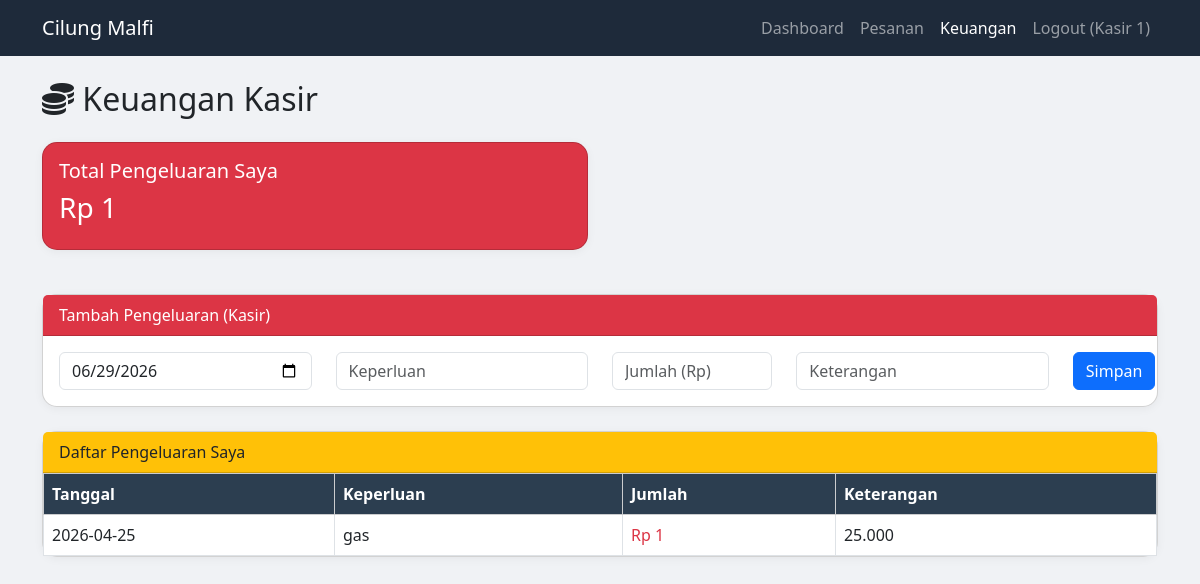
Screenshot of /keuangan.php (signed in) with the database file from the repository.
### tables this page shows
CREATE TABLE `pengeluaran` (
  `id` int(11) NOT NULL,
  `tanggal` date NOT NULL,
  `keperluan` varchar(100) NOT NULL,
  `jumlah` decimal(10,2) NOT NULL,
  `keterangan` text DEFAULT NULL,
  `user_id` int(11) DEFAULT NULL
);

### keuangan.php (the view, shortened to what this page needs)
<?php
include 'config.php';
$role = $_SESSION['role'];
$user_id = $_SESSION['user_id'];
if($role == 'admin') {
    $pemasukanAdmin = $conn->query("SELECT pem.tanggal, p.nama_pembeli, GROUP_CONCAT(CONCAT(d.rasa, '(', d.jumlah_porsi, ')') SEPARATOR ', ') AS daftar_rasa, SUM(pem.jumlah) AS total, pem.keterangan FROM pemasukan pem JOIN pesanan p ON pem.pesanan_id = p.id JOIN detail_pesanan d ON p.id = d.pesanan_id JOIN users u ON p.user_id = u.id WHERE u.role = 'admin' GROUP BY pem.pesanan_id ORDER BY pem.tanggal DESC, p.id DESC");
    $totalPemasukanAdmin = $conn->query("SELECT SUM(pem.jumlah) as total FROM pemasukan pem JOIN pesanan p ON pem.pesanan_id = p.id JOIN users u ON p.user_id = u.id WHERE u.role = 'admin'")->fetch_assoc()['total'] ?? 0;
    $pemasukanKasir = $conn->query("SELECT pem.tanggal, p.nama_pembeli, GROUP_CONCAT(CONCAT(d.rasa, '(', d.jumlah_porsi, ')') SEPARATOR ', ') AS daftar_rasa, SUM(pem.jumlah) AS total, pem.keterangan FROM pemasukan pem JOIN pesanan p ON pem.pesanan_id = p.id JOIN detail_pesanan d ON p.id = d.pesanan_id JOIN users u ON p.user_id = u.id WHERE u.role = 'kasir' GROUP BY pem.pesanan_id ORDER BY pem.tanggal DESC, p.id DESC");
    $totalPemasukanKasir = $conn->query("SELECT SUM(pem.jumlah) as total FROM pemasukan pem JOIN pesanan p ON pem.pesanan_id = p.id JOIN users u ON p.user_id = u.id WHERE u.role = 'kasir'")->fetch_assoc()['total'] ?? 0;
    $pengeluaranAdmin = $conn->query("SELECT p.*, u.username FROM pengeluaran p JOIN users u ON p.user_id = u.id WHERE u.role = 'admin' ORDER BY p.tanggal DESC, p.id DESC");
    $totalPengeluaranAdmin = $conn->query("SELECT SUM(jumlah) as total FROM pengeluaran WHERE user_id IN (SELECT id FROM users WHERE role='admin')")->fetch_assoc()['total'] ?? 0;
    $pengeluaranKasir = $conn->query("SELECT p.*, u.username FROM pengeluaran p JOIN users u ON p.user_id = u.id WHERE u.role = 'kasir' ORDER BY p.tanggal DESC, p.id DESC");
    $totalPengeluaranKasir = $conn->query("SELECT SUM(jumlah) as total FROM pengeluaran WHERE user_id IN (SELECT id FROM users WHERE role='kasir')")->fetch_assoc()['total'] ?? 0;
    $totalPemasukan = $totalPemasukanAdmin + $totalPemasukanKasir;
    $totalPengeluaran = $totalPengeluaranAdmin + $totalPengeluaranKasir;
    $saldo = $totalPemasukan - $totalPengeluaran;
}
else {
    $pengeluaranSaya = $conn->query("SELECT * FROM pengeluaran WHERE user_id = $user_id ORDER BY tanggal DESC, id DESC");
    $totalPengeluaranSaya = $conn->query("SELECT SUM(jumlah) as total FROM pengeluaran WHERE user_id = $user_id")->fetch_assoc()['total'] ?? 0;
}
?>
<!DOCTYPE html>
<html lang="id">
<head>
    <link href="https://cdn.jsdelivr.net/npm/bootstrap@5.3.0/dist/css/bootstrap.min.css" rel="stylesheet">
    <link rel="stylesheet" href="https://cdnjs.cloudflare.com/ajax/libs/font-awesome/6.0.0/css/all.min.css">
</head>
<body>
<nav class="navbar navbar-expand-lg navbar-dark">
    <div class="container">
        <a class="navbar-brand" href="index.php">Cilung Malfi</a>
        <ul class="navbar-nav ms-auto">
            <li class="nav-item"><a class="nav-link" href="index.php">Dashboard</a></li>
            <li class="nav-item"><a class="nav-link" href="pesanan.php">Pesanan</a></li>
            <li class="nav-item"><a class="nav-link active" href="keuangan.php">Keuangan</a></li>
            <li class="nav-item"><a class="nav-link" href="logout.php">Logout (<?= $_SESSION['nama_lengkap'] ?>)</a></li>
        </ul>
    </div>
</nav>
<div class="container mt-4">
    <?php if($role == 'admin'): ?>
        <h2 class="mb-4"><i class="fas fa-chart-line"></i> Laporan Keuangan (Pisah Admin & Kasir)</h2>
        <div class="row mb-4">
            <div class="col-md-4"><div class="card bg-primary text-white p-3"><h5>Total Pemasukan</h5><h3>Rp <?= number_format($totalPemasukan,0,',','.') ?></h3><small>Admin: Rp <?= number_format($totalPemasukanAdmin,0,',','.') ?> | Kasir: Rp <?= number_format($totalPemasukanKasir,0,',','.') ?></small></div></div>
            <div class="col-md-4"><div class="card bg-danger text-white p-3"><h5>Total Pengeluaran</h5><h3>Rp <?= number_format($totalPengeluaran,0,',','.') ?></h3><small>Admin: Rp <?= number_format($totalPengeluaranAdmin,0,',','.') ?> | Kasir: Rp <?= number_format($totalPengeluaranKasir,0,',','.') ?></small></div></div>
            <div class="col-md-4"><div class="card bg-success text-white p-3"><h5>Saldo</h5><h3>Rp <?= number_format($saldo,0,',','.') ?></h3></div></div>
        </div>
        <div class="card">
            <div class="card-header bg-danger text-white">Tambah Pengeluaran (Sebagai Admin)</div>
            <div class="card-body">
                <form method="POST">
                    <input type="hidden" name="tambah_pengeluaran" value="1">
                    <div class="row">
                        <div class="col-md-3"><input type="date" name="tanggal" class="form-control" value="<?= date('Y-m-d') ?>" required></div>
                        <div class="col-md-3"><input type="text" name="keperluan" class="form-control" placeholder="Keperluan" required></div>
                        <div class="col-md-2"><input type="number" name="jumlah" class="form-control" placeholder="Jumlah (Rp)" required></div>
                        <div class="col-md-3"><input type="text" name="keterangan" class="form-control" placeholder="Keterangan"></div>
                        <div class="col-md-1"><button type="submit" class="btn btn-primary">Simpan</button></div>
                    </div>
                </form>
            </div>
        </div>
        <div class="section-title admin-title mt-4"><h4><i class="fas fa-user-tie text-primary"></i> Pemasukan dari Admin (Owner)</h4></div>
        <div class="card"><div class="card-body p-0"><div class="table-responsive" style="max-height: 300px;"><table class="table table-sm table-bordered mb-0"><thead class="table-secondary"><tr><th>Tanggal</th><th>Pembeli</th><th>Rasa & Jumlah</th><th>Total</th><th>Keterangan</th></tr></thead><tbody><?php while($row=$pemasukanAdmin->fetch_assoc()): ?><td><?= $row['tanggal'] ?></td><td><?= htmlspecialchars($row['nama_pembeli']) ?></td><td><?= $row['daftar_rasa'] ?><td><td class="text-success">Rp <?= number_format($row['total'],0,',','.') ?></td><td><?= htmlspecialchars($row['keterangan']) ?></td><?php endwhile; if($pemasukanAdmin->num_rows==0) echo '<td colspan="5">Belum ada'; ?></tbody></table></div></div></div>
        <div class="section-title kasir-title"><h4><i class="fas fa-user-friends text-warning"></i> Pemasukan dari Kasir</h4></div>
        <div class="card"><div class="card-body p-0"><div class="table-responsive" style="max-height: 300px;"><table class="table table-sm table-bordered mb-0"><thead class="table-secondary"><tr><th>Tanggal</th><th>Pembeli</th><th>Rasa & Jumlah</th><th>Total</th><th>Keterangan</th></tr></thead><tbody><?php while($row=$pemasukanKasir->fetch_assoc()): ?><td><?= $row['tanggal'] ?></td><td><?= htmlspecialchars($row['nama_pembeli']) ?></td><td><?= $row['daftar_rasa'] ?><td><td class="text-success">Rp <?= number_format($row['total'],0,',','.') ?></td><td><?= htmlspecialchars($row['keterangan']) ?></td><?php endwhile; if($pemasukanKasir->num_rows==0) echo '<td colspan="5">Belum ada'; ?></tbody></table></div></div></div>
        <div class="section-title admin-title"><h4><i class="fas fa-user-tie text-primary"></i> Pengeluaran oleh Admin</h4></div>
        <div class="card"><div class="card-body p-0"><div class="table-responsive" style="max-height: 300px;"><table class="table table-sm table-bordered mb-0"><thead class="table-secondary"><tr><th>Tanggal</th><th>Keperluan</th><th>Jumlah</th><th>Keterangan</th><th>Aksi</th></tr></thead><tbody><?php while($row=$pengeluaranAdmin->fetch_assoc()): ?><tr><td><?= $row['tanggal'] ?></td><td><?= $row['keperluan'] ?></td><td class="text-danger">Rp <?= number_format($row['jumlah'],0,',','.') ?></td><td><?= $row['keterangan'] ?></td><td><a href="keuangan.php?hapus_pengeluaran=<?= $row['id'] ?>" class="btn btn-sm btn-danger" onclick="return confirm('Hapus?')">Hapus</a> <button class="btn btn-sm btn-info" data-bs-toggle="modal" data-bs-target="#editAdmin<?= $row['id'] ?>">Edit</button><div class="modal fade" id="editAdmin<?= $row['id'] ?>"><div class="modal-dialog"><div class="modal-content"><form method="POST"><div class="modal-body"><input type="hidden" name="id" value="<?= $row['id'] ?>"><label>Tanggal</label><input type="date" name="tanggal" class="form-control" value="<?= $row['tanggal'] ?>"><label>Keperluan</label><input type="text" name="keperluan" class="form-control" value="<?= $row['keperluan'] ?>"><label>Jumlah</label><input type="number" name="jumlah" class="form-control" value="<?= $row['jumlah'] ?>"><label>Keterangan</label><input type="text" name="keterangan" class="form-control" value="<?= $row['keterangan'] ?>"></div><div class="modal-footer"><button type="submit" name="edit_pengeluaran" class="btn btn-primary">Update</button></div></form></div></div></div></td></tr><?php endwhile; if($pengeluaranAdmin->num_rows==0) echo '<tr><td colspan="5">Belum ada</td></tr>'; ?></tbody></table></div></div></div>
        <div class="section-title kasir-title"><h4><i class="fas fa-user-friends text-warning"></i> Pengeluaran oleh Kasir</h4></div>
        <div class="card"><div class="card-body p-0"><div class="table-responsive" style="max-height: 300px;"><table class="table table-sm table-bordered mb-0"><thead class="table-secondary"><tr><th>Tanggal</th><th>Keperluan</th><th>Jumlah</th><th>Keterangan</th><th>Aksi</th></tr></thead><tbody><?php while($row=$pengeluaranKasir->fetch_assoc()): ?><tr><td><?= $row['tanggal'] ?></td><td><?= $row['keperluan'] ?></td><td class="text-danger">Rp <?= number_format($row['jumlah'],0,',','.') ?></td><td><?= $row['keterangan'] ?></td><td><a href="keuangan.php?hapus_pengeluaran=<?= $row['id'] ?>" class="btn btn-sm btn-danger" onclick="return confirm('Hapus?')">Hapus</a> <button class="btn btn-sm btn-info" data-bs-toggle="modal" data-bs-target="#editKasir<?= $row['id'] ?>">Edit</button><div class="modal fade" id="editKasir<?= $row['id'] ?>"><div class="modal-dialog"><div class="modal-content"><form method="POST"><div class="modal-body"><input type="hidden" name="id" value="<?= $row['id'] ?>"><label>Tanggal</label><input type="date" name="tanggal" class="form-control" value="<?= $row['tanggal'] ?>"><label>Keperluan</label><input type="text" name="keperluan" class="form-control" value="<?= $row['keperluan'] ?>"><label>Jumlah</label><input type="number" name="jumlah" class="form-control" value="<?= $row['jumlah'] ?>"><label>Keterangan</label><input type="text" name="keterangan" class="form-control" value="<?= $row['keterangan'] ?>"></div><div class="modal-footer"><button type="submit" name="edit_pengeluaran" class="btn btn-primary">Update</button></div></form></div></div></div></td></tr><?php endwhile; if($pengeluaranKasir->num_rows==0) echo '<tr><td colspan="5">Belum ada</td></tr>'; ?></tbody></table></div></div></div>
    <?php else: ?>
        <h2 class="mb-4"><i class="fas fa-coins"></i> Keuangan Kasir</h2>
        <div class="row mb-4">
            <div class="col-md-6">
                <div class="card bg-danger text-white p-3">
                    <h5>Total Pengeluaran Saya</h5>
                    <h3>Rp <?= number_format($totalPengeluaranSaya,0,',','.') ?></h3>
                </div>
            </div>
        </div>
        <div class="card">
            <div class="card-header bg-danger text-white">Tambah Pengeluaran (Kasir)</div>
            <div class="card-body">
                <form method="POST">
                    <div class="row">
                        <div class="col-md-3"><input type="date" name="tanggal" class="form-control" value="<?= date('Y-m-d') ?>" required></div>
                        <div class="col-md-3"><input type="text" name="keperluan" class="form-control" placeholder="Keperluan" required></div>
                        <div class="col-md-2"><input type="number" name="jumlah" class="form-control" placeholder="Jumlah (Rp)" required></div>
                        <div class="col-md-3"><input type="text" name="keterangan" class="form-control" placeholder="Keterangan"></div>
                        <div class="col-md-1"><button type="submit" class="btn btn-primary">Simpan</button></div>
                    </div>
                </form>
            </div>
        </div>
        <div class="card mt-4">
            <div class="card-header bg-warning text-dark">Daftar Pengeluaran Saya</div>
            <div class="card-body p-0">
                <div class="table-responsive">
                    <table class="table table-bordered mb-0">
                        <thead class="table-secondary">
                            <tr><th>Tanggal</th><th>Keperluan</th><th>Jumlah</th><th>Keterangan</th></tr>
                        </thead>
                        <tbody>
                            <?php while($row = $pengeluaranSaya->fetch_assoc()): ?>
                            <tr>
                                <td><?= $row['tanggal'] ?></td>
                                <td><?= htmlspecialchars($row['keperluan']) ?></td>
                                <td class="text-danger">Rp <?= number_format($row['jumlah'],0,',','.') ?></td>
                                <td><?= htmlspecialchars($row['keterangan']) ?></td>
                            </tr>
                            <?php endwhile; ?>
                        </tbody>
                    </table>
                </div>
            </div>
        </div>
    <?php endif; ?>
</div>
</body>
</html>

### keuangan.php (style rules this page uses)
body { background: #f0f2f5; }
.navbar { background: #1e2a3a; }
.card { border-radius: 15px; box-shadow: 0 2px 10px rgba(0,0,0,0.05); margin-bottom: 20px; }
.table th { background: #2c3e50; color: white; }

### rows the page displays
pengeluaran: tanggal "2026-04-25", keperluan "gas", jumlah "1", keterangan "25.000"

### other values shown
$_SESSION['nama_lengkap'] "Kasir 1"
$totalPengeluaranSaya "1"
